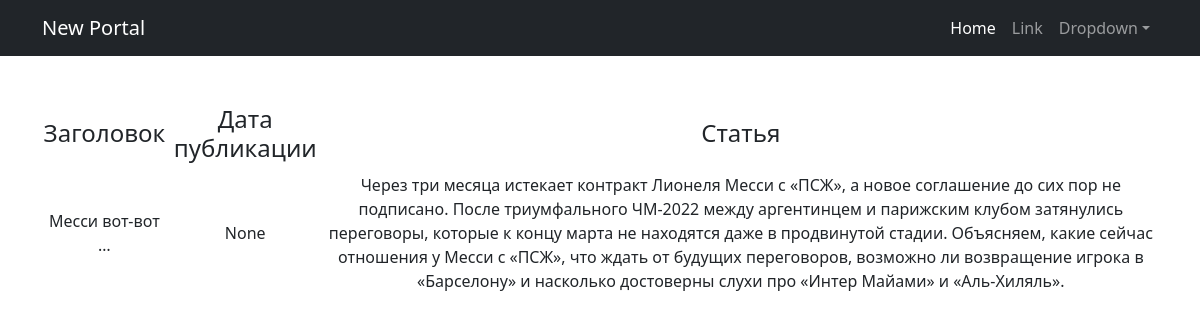
The page /posts/2 on the database its author committed.
### news/models.py (models this page shows, shortened)
class Post(models.Model):
    article = 'AR'
    news = 'NW'
    POST_TYPES = [
        (article, 'статья'),
        (news, 'новость'),
    ]
    author = models.ForeignKey(Author, on_delete = models.CASCADE)
    choice = models.CharField(choices = POST_TYPES, max_length = 2)
    time_post = models.DateTimeField(auto_now_add = True)
    category = models.ManyToManyField(Category, through = 'PostCategory', related_name = 'posts')
    header = models.CharField(max_length = 255)
    text = models.TextField()
    rating_post = models.IntegerField(default = 0)

### news/views.py (the view)
# urls.py: path('<int:pk>', PostDetail.as_view(), name='post_detail'),
class PostDetail(DetailView):
    model = Post
    template_name = 'post.html'
    context_object_name = 'post'

### templates/post.html (shortened to what this page needs)
{% extends 'flatpages/default.html' %}
{% block content %}
        <table>
            <tr>
                <td><h4>Заголовок</h4></td>
                <td><h4>Дата публикации</h4></td>
                <td><h4>Статья</h4></td>
                <td>{{ post.header|truncatechars:15 }}</td>
                <td>{{ post.time_post }}</td>
                <td>{{ post.text }}</td>
            </tr>
        </table>
{% endblock content %}

### rows shown on the page
Post: header "Месси вот-вот …", time_post "None", text "Через три месяца истекает контракт Лионеля Месси с «ПСЖ», а новое соглашение до сих пор не подписано. После триумфального ЧМ-2022 между аргентинцем и парижским клубом затянулись переговоры, которые к концу марта не находятся даже в продвинутой стадии. Объясняем, какие сейчас отношения у Месси с «ПСЖ», что ждать от будущих переговоров, возможно ли возвращение игрока в «Барселону» и насколько достоверны слухи про «Интер Майами» и «Аль-Хиляль»."
